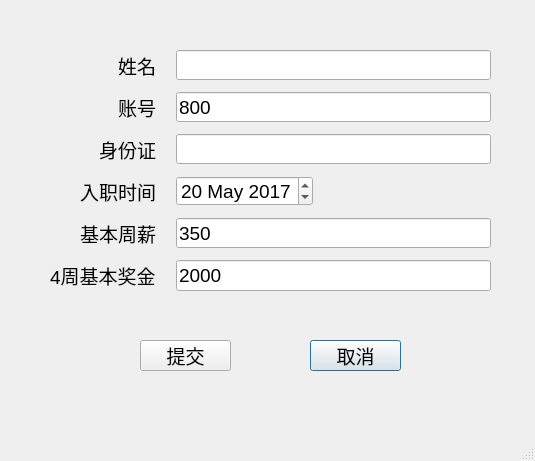
<?xml version="1.0" encoding="UTF-8"?>
<ui version="4.0">
 <class>Dialog</class>
 <widget class="QDialog" name="Dialog">
  <property name="geometry">
   <rect>
    <x>0</x>
    <y>0</y>
    <width>535</width>
    <height>461</height>
   </rect>
  </property>
  <property name="font">
   <font>
    <pointsize>14</pointsize>
   </font>
  </property>
  <property name="windowTitle">
   <string>Dialog</string>
  </property>
  <property name="sizeGripEnabled">
   <bool>true</bool>
  </property>
  <widget class="QWidget" name="formLayoutWidget">
   <property name="geometry">
    <rect>
     <x>50</x>
     <y>50</y>
     <width>441</width>
     <height>241</height>
    </rect>
   </property>
   <layout class="QFormLayout" name="formLayout">
    <property name="fieldGrowthPolicy">
     <enum>QFormLayout::ExpandingFieldsGrow</enum>
    </property>
    <property name="rowWrapPolicy">
     <enum>QFormLayout::DontWrapRows</enum>
    </property>
    <property name="labelAlignment">
     <set>Qt::AlignRight|Qt::AlignTrailing|Qt::AlignVCenter</set>
    </property>
    <property name="formAlignment">
     <set>Qt::AlignLeading|Qt::AlignLeft|Qt::AlignTop</set>
    </property>
    <property name="horizontalSpacing">
     <number>20</number>
    </property>
    <property name="verticalSpacing">
     <number>12</number>
    </property>
    <property name="leftMargin">
     <number>0</number>
    </property>
    <item row="0" column="0">
     <widget class="QLabel" name="label">
      <property name="text">
       <string>姓名</string>
      </property>
     </widget>
    </item>
    <item row="1" column="0">
     <widget class="QLabel" name="label_2">
      <property name="text">
       <string>账号</string>
      </property>
     </widget>
    </item>
    <item row="2" column="0">
     <widget class="QLabel" name="label_3">
      <property name="text">
       <string>身份证</string>
      </property>
     </widget>
    </item>
    <item row="3" column="0">
     <widget class="QLabel" name="label_4">
      <property name="text">
       <string>入职时间</string>
      </property>
     </widget>
    </item>
    <item row="4" column="0">
     <widget class="QLabel" name="label_5">
      <property name="text">
       <string>基本周薪</string>
      </property>
     </widget>
    </item>
    <item row="5" column="0">
     <widget class="QLabel" name="label_6">
      <property name="text">
       <string>4周基本奖金</string>
      </property>
     </widget>
    </item>
    <item row="0" column="1">
     <widget class="QLineEdit" name="lineEdit"/>
    </item>
    <item row="1" column="1">
     <widget class="QLineEdit" name="lineEdit_2">
      <property name="text">
       <string>800</string>
      </property>
     </widget>
    </item>
    <item row="2" column="1">
     <widget class="QLineEdit" name="lineEdit_3">
      <property name="text">
       <string/>
      </property>
     </widget>
    </item>
    <item row="5" column="1">
     <widget class="QLineEdit" name="lineEdit_5">
      <property name="inputMethodHints">
       <set>Qt::ImhPreferNumbers</set>
      </property>
      <property name="text">
       <string>2000</string>
      </property>
     </widget>
    </item>
    <item row="4" column="1">
     <widget class="QLineEdit" name="lineEdit_4">
      <property name="inputMethodHints">
       <set>Qt::ImhPreferNumbers</set>
      </property>
      <property name="text">
       <string>350</string>
      </property>
     </widget>
    </item>
    <item row="3" column="1">
     <widget class="QDateEdit" name="dateEdit">
      <property name="dateTime">
       <datetime>
        <hour>0</hour>
        <minute>0</minute>
        <second>0</second>
        <year>2017</year>
        <month>5</month>
        <day>20</day>
       </datetime>
      </property>
      <property name="date">
       <date>
        <year>2017</year>
        <month>5</month>
        <day>20</day>
       </date>
      </property>
     </widget>
    </item>
   </layout>
  </widget>
  <widget class="QPushButton" name="pushButton">
   <property name="geometry">
    <rect>
     <x>310</x>
     <y>340</y>
     <width>91</width>
     <height>31</height>
    </rect>
   </property>
   <property name="text">
    <string>取消</string>
   </property>
  </widget>
  <widget class="QPushButton" name="pushButton_2">
   <property name="geometry">
    <rect>
     <x>140</x>
     <y>340</y>
     <width>91</width>
     <height>31</height>
    </rect>
   </property>
   <property name="text">
    <string>提交</string>
   </property>
  </widget>
 </widget>
 <resources/>
 <connections/>
</ui>
